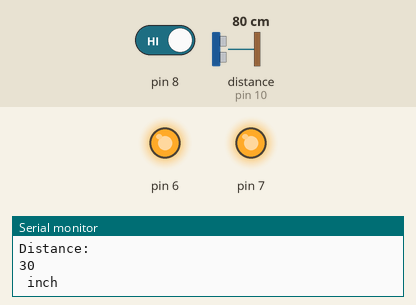
Simulated run of this sketch. Board: Arduino Uno, built with avr-gcc and run on an emulated ATmega328P. Parts: output pins drawn as LEDs (lit = HIGH), the last lines printed to the serial monitor. Wiring (inferred from the names in the program): ultrasonic range finder: trigger pin 9; echo pin 10. Inputs (shaded band) come from the test bench; at power-on: distance to the obstacle (sensor on pin 10) 80 cm, pin 8 HIGH. The echo pulse lasts 58.3 µs per cm; pins used as bus, display or sensor lines are not drawn.

Above: at 1.8 s.
1.9 s: distance to the obstacle (sensor on pin 10) set to 12 cm
4.2 s: distance to the obstacle (sensor on pin 10) set to 9 cm
At 6.9 s:
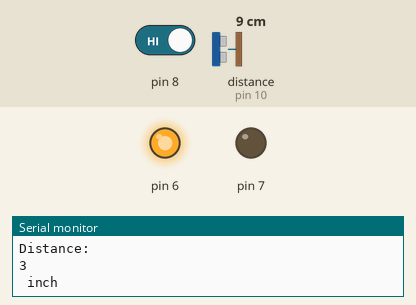
7.5 s: distance to the obstacle (sensor on pin 10) set to 18 cm
At 10.3 s:
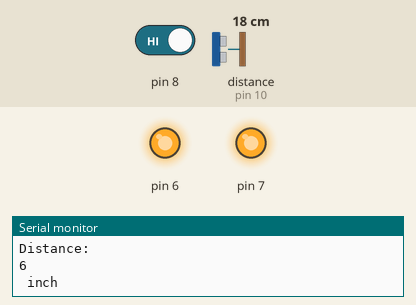
10.6 s: pin 8 driven LOW
At 11.7 s:
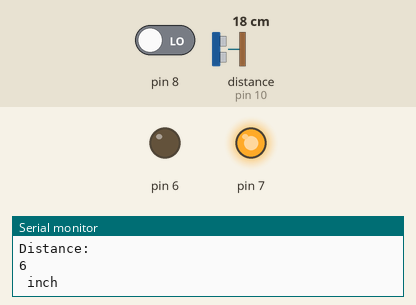
12.6 s: pin 8 driven HIGH
At 14.1 s:
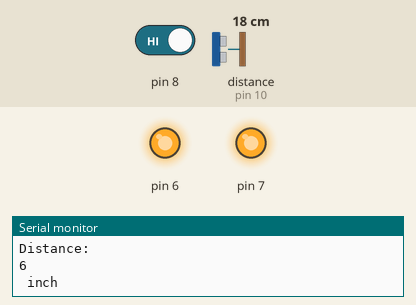
Timing chart, 0 to 15.6 s (numbered marks = the images above; inputs shaded):
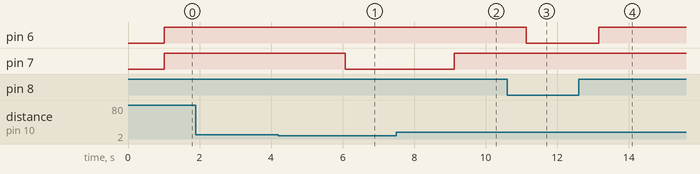

The sketch:

IFEF_PROJECT.ino
```cpp
    const int trigPin = 9;       // يسطا البايتين دول ()بتوع السنسور بتاع الالتراسويك اللى بيقيس المسافة
    const int echoPin = 10;
    long duration;
    int distanceCm, distanceInch;
    void setup() {
    Serial.begin(9600); // Initializes the interface to the LCD screen, and specifies the dimensions (width and height) of the display
    pinMode(trigPin, OUTPUT);// دى تعريفات البننننات الداتا داخلة اللاردوينو ولا خارجة
    pinMode(echoPin, INPUT);
   pinMode(7, OUTPUT);// بنايت المتوررقم واحد
    pinMode(8, INPUT);//دا سنسور السويل
    pinMode(6, OUTPUT);//موتور رقم اتنين

    }
    void loop() {
    digitalWrite(trigPin, LOW);
    delayMicroseconds(2);
    digitalWrite(trigPin, HIGH);
    delayMicroseconds(10);
    digitalWrite(trigPin, LOW);
    duration = pulseIn(echoPin, HIGH);
    distanceCm= duration*0.034/2;
    distanceInch = duration*0.0133/2;
    Serial.println("Distance: "); // Prints string "Distance" on the LCD
    Serial.println(distanceCm); // Prints the distance value from the sensor
    Serial.println(" cm");
    delay(10);
    Serial.println("Distance: ");
    Serial.println(distanceInch);
    Serial.println(" inch");
    delay(1000);// سوابت قياس المسافة
    if(distanceCm >= 10 ){

      digitalWrite(7,HIGH);
    Serial.println(" high");
      }else{
        digitalWrite(7,LOW);
      Serial.println(" low");
      }

    if(digitalRead(8)== LOW){

      digitalWrite(6,LOW);
      }else{
        digitalWrite(6,HIGH);
        }
    }
```

Measured:
- the behaviour switches between 11 and 10 cm on distance to the obstacle (sensor on pin 10) (found by bisection; images 0 and 1)
- after the input at 4.2 s, pin 7: HIGH → LOW after 1.9 s
- after the input at 7.5 s, pin 7: LOW → HIGH after 1.6 s
- after the input at 10.6 s, pin 6: HIGH → LOW after 0.54 s
- after the input at 12.6 s, pin 6: LOW → HIGH after 0.56 s
